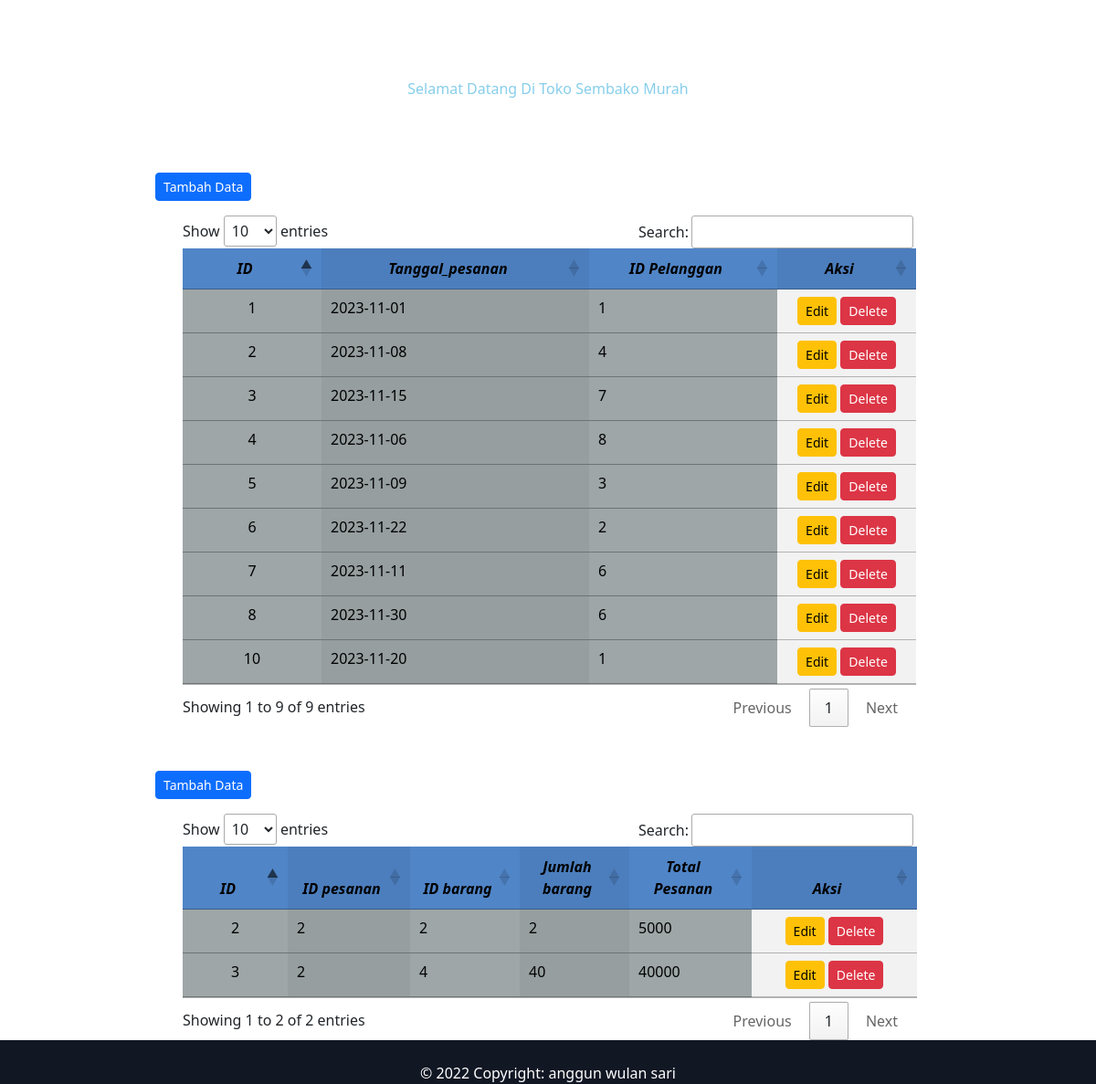
Page /tokoaksesoris/pesanan/index.php on the committed database.
### tables this page shows
CREATE TABLE `pesanan` (
  `id` int(11) NOT NULL,
  `tanggal_pesanan` date DEFAULT NULL,
  `pelanggan_id` int(20) DEFAULT NULL
);

CREATE TABLE `detail_pesanan` (
  `id` int(11) NOT NULL,
  `pesanan_id` int(30) DEFAULT NULL,
  `barang_id` int(30) DEFAULT NULL,
  `jumlah_barang` int(20) DEFAULT NULL,
  `total_pesanan` int(50) DEFAULT NULL
);

### tokoaksesoris/pesanan/index.php (the view, shortened to what this page needs)
<?php
include "connection.php";
$query = mysqli_query($connection, "SELECT * FROM pesanan");
$query1 = mysqli_query($connection, "SELECT * FROM detail_pesanan");
?>
<!DOCTYPE html>
<html lang="en">
<head>
    <link href="https://cdn.jsdelivr.net/npm/bootstrap@5.3.2/dist/css/bootstrap.min.css" rel="stylesheet">
    <link rel="stylesheet" href="https://cdn.datatables.net/1.13.4/css/jquery.dataTables.min.css">
</head>
<body>
    <h2 style="text-align: center; font-family:'Times New Roman'; color: white; "><u> <br>Toko Sembako Murah</u> </h2>
    <p style="text-align: center; color: skyblue;">Selamat Datang Di Toko Sembako Murah</p>
    <p style="padding-left: 170px; color: white;"><b><i><br>Tabel customer</i></b></p>
    <p style="padding-left: 170px;"><a class="btn btn-primary btn-sm" href="tambah.php" role="button">Tambah Data </a> </p>
    <div style="width:800px; margin:0 auto;">
        <table id="table-pesanan" class="table table-striped-columns">
            <thead>
                <tr>
                    <td width="50px" style="background-color: #5085c7; text-align: center;"> <b><i>ID </i></b></td>
                    <td width="100px" style="background-color: #5085c7; text-align: center;"> <b><i>Tanggal_pesanan</i></b></td>
                    <td width="50px" style="background-color: #5085c7; text-align: center;"> <b><i> ID Pelanggan</i></b></td>
                    <td width="50px" style="background-color: #5085c7; text-align: center;"> <b><i> Aksi</i></b></td>
                </tr>
            </thead>
            <tbody>
                <?php if (mysqli_num_rows($query)) {
                ?>
                    <?php
                    while ($data = mysqli_fetch_array($query)) {
                    ?>
                        <tr>
                            <td style="background-color: #9ea6a7; text-align: center;"><?php echo $data['id']; ?></td>
                            <td style="background-color: #9ea6a7;"><?php echo $data['tanggal_pesanan']; ?></td>
                            <td style="background-color: #9ea6a7;"><?php echo $data['pelanggan_id']; ?></td>
                            <td align="center">
                                <a href="edit.php?id=<?php echo $data['id']; ?>" class="btn btn-warning btn-sm">Edit</a>
                                <a href="javascript:void(0);" onclick="confirmDelete(<?php echo $data['id']; ?>);" class="btn btn-danger btn-sm">Delete</a>
                            </td>
                        </tr>
                    <?php
                    } ?>
                <?php } ?>
            </tbody>
        </table>
    </div>
    <br> </br>
    <p style="padding-left: 170px;"><a class="btn btn-primary btn-sm" href="tambah_dp.php" role="button">Tambah Data </a> </p>
    <div style="width:800px; margin:0 auto;">
        <table id="table-detail_pesanan" class="table table-striped-columns">
            <thead>
                <tr>
                    <td width="50px" style="background-color: #5085c7; text-align: center;"> <b><i>ID </i></b></td>
                    <td width="50px" style="background-color: #5085c7; text-align: center;"> <b><i> ID pesanan </i></b></td>
                    <td width="50px" style="background-color: #5085c7; text-align: center;"> <b><i>  ID barang</i></b></td>
                    <td width="50px" style="background-color: #5085c7; text-align: center;"> <b><i>  Jumlah barang</i></b></td>
                    <td width="50px" style="background-color: #5085c7; text-align: center;"> <b><i>  Total Pesanan</i></b></td>
                    <td width="100px" style="background-color: #5085c7; text-align: center;"> <b><i> Aksi</i></b></td>
                </tr>
            </thead>
            <tbody>
                <?php if (mysqli_num_rows($query1)) {
                ?>
                    <?php
                    while ($dp = mysqli_fetch_array($query1)) {
                    ?>
                        <tr>
                            <td style="background-color: #9ea6a7; text-align: center;"><?php echo $dp['id']; ?></td>
                            <td style="background-color: #9ea6a7;"><?php echo $dp['pesanan_id']; ?></td>
                            <td style="background-color: #9ea6a7;"><?php echo $dp['barang_id']; ?></td>
                            <td style="background-color: #9ea6a7;"><?php echo $dp['jumlah_barang']; ?></td>
                            <td style="background-color: #9ea6a7;"><?php echo $dp['total_pesanan']; ?></td>
                            <td align="center">
                                <a href="edit_dp.php?id=<?php echo $dp['id']; ?>" class="btn btn-warning btn-sm">Edit</a>
                                <a href="javascript:void(0);" onclick="confirmDelete(<?php echo $dp['id']; ?>);" class="btn btn-danger btn-sm">Delete</a>
                            </td>
                        </tr>
                    <?php
                    } ?>
                <?php } ?>
            </tbody>
        </table>
    </div>
    <footer>
        <div class="text-center p-4" style="background-color: #121724; height: 20px;">
            <p style="color: white;">© 2022 Copyright: anggun wulan sari <br></p>
        </div>
    </footer>
</body>
</html>

### rows in the picture
pesanan: id "1", tanggal_pesanan "2023-11-01", pelanggan "1"
pesanan: id "2", tanggal_pesanan "2023-11-08", pelanggan "4"
pesanan: id "3", tanggal_pesanan "2023-11-15", pelanggan "7"
pesanan: id "4", tanggal_pesanan "2023-11-06", pelanggan "8"
pesanan: id "5", tanggal_pesanan "2023-11-09", pelanggan "3"
pesanan: id "6", tanggal_pesanan "2023-11-22", pelanggan "2"
pesanan: id "7", tanggal_pesanan "2023-11-11", pelanggan "6"
pesanan: id "8", tanggal_pesanan "2023-11-30", pelanggan "6"
pesanan: id "10", tanggal_pesanan "2023-11-20", pelanggan "1"
detail_pesanan: id "2", pesanan "2", barang "2", jumlah_barang "2", total_pesanan "5000"
detail_pesanan: id "3", pesanan "2", barang "4", jumlah_barang "40", total_pesanan "40000"
